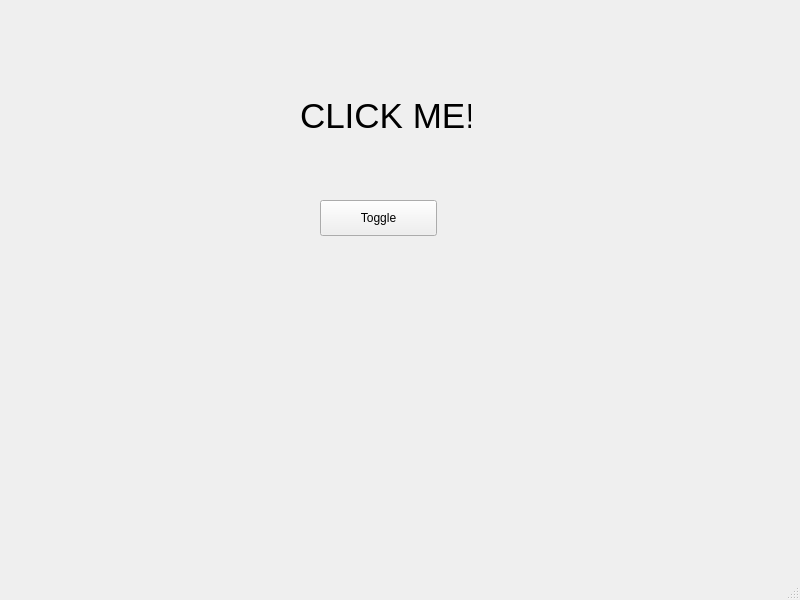
<?xml version="1.0" encoding="UTF-8"?>
<ui version="4.0">
 <class>buttonAndLed</class>
 <widget class="QMainWindow" name="buttonAndLed">
  <property name="geometry">
   <rect>
    <x>0</x>
    <y>0</y>
    <width>800</width>
    <height>600</height>
   </rect>
  </property>
  <property name="windowTitle">
   <string>buttonAndLed</string>
  </property>
  <widget class="QWidget" name="centralwidget">
   <widget class="QLabel" name="label">
    <property name="geometry">
     <rect>
      <x>300</x>
      <y>70</y>
      <width>171</width>
      <height>91</height>
     </rect>
    </property>
    <property name="font">
     <font>
      <pointsize>26</pointsize>
     </font>
    </property>
    <property name="text">
     <string>CLICK ME!</string>
    </property>
   </widget>
   <widget class="QPushButton" name="pushButton">
    <property name="geometry">
     <rect>
      <x>320</x>
      <y>200</y>
      <width>117</width>
      <height>36</height>
     </rect>
    </property>
    <property name="text">
     <string>Toggle</string>
    </property>
    <property name="checkable">
     <bool>true</bool>
    </property>
   </widget>
  </widget>
  <widget class="QMenuBar" name="menubar">
   <property name="geometry">
    <rect>
     <x>0</x>
     <y>0</y>
     <width>800</width>
     <height>33</height>
    </rect>
   </property>
  </widget>
  <widget class="QStatusBar" name="statusbar"/>
 </widget>
 <resources/>
 <connections/>
</ui>
